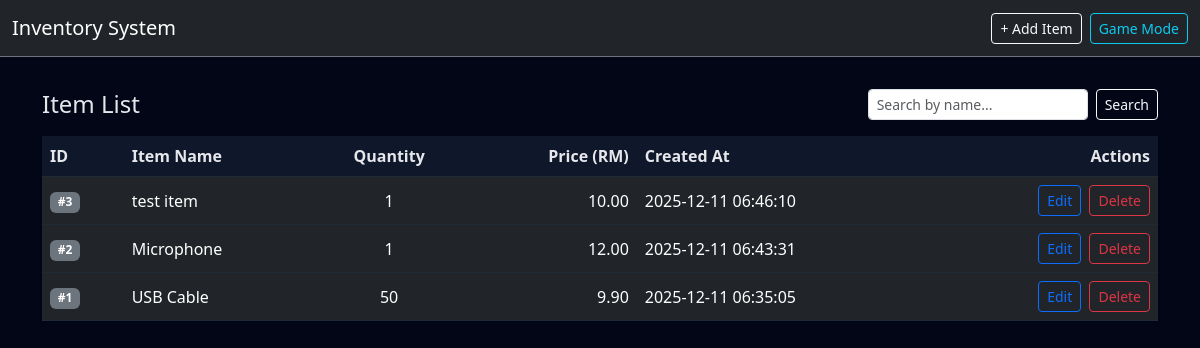
Page /normal/list_items.php on the committed database.
### tables this page shows
CREATE TABLE `items` (
  `id` int(11) NOT NULL,
  `item_name` varchar(100) NOT NULL,
  `quantity` int(11) NOT NULL,
  `price` decimal(10,2) NOT NULL,
  `category` varchar(50) DEFAULT NULL,
  `created_at` timestamp NOT NULL DEFAULT current_timestamp()
);

### normal/list_items.php (the view, shortened to what this page needs)
<?php
require_once __DIR__ . '/../db.php';
$search = isset($_GET['search']) ? trim($_GET['search']) : '';
$sql = "SELECT id, item_name, quantity, price, created_at
        FROM items";
$sql .= " ORDER BY id DESC";
$stmt = $conn->prepare($sql);
$stmt->execute();
$result = $stmt->get_result();
?>
<!DOCTYPE html>
<html lang="en">
<head>
  <link
    href="https://cdn.jsdelivr.net/npm/bootstrap@5.3.3/dist/css/bootstrap.min.css"
    rel="stylesheet"
  >
</head>
<body>
<nav class="navbar navbar-expand-lg navbar-dark bg-dark border-bottom border-secondary mb-3">
  <div class="container-fluid">
    <a class="navbar-brand" href="index.php">Inventory System</a>
    <div class="d-flex">
      <a class="btn btn-outline-light btn-sm me-2" href="add_item.php">+ Add Item</a>
      <a class="btn btn-outline-info btn-sm" href="../game/hub.php">Game Mode</a>
    </div>
  </div>
</nav>
<div class="container py-3">
  <div class="d-flex justify-content-between align-items-center mb-3">
    <h2 class="h4 mb-0">Item List</h2>
    <form class="d-flex" method="get">
      <input
        type="text"
        class="form-control form-control-sm me-2"
        name="search"
        placeholder="Search by name..."
        value="<?php echo htmlspecialchars($search); ?>"
      >
      <button class="btn btn-sm btn-outline-light" type="submit">Search</button>
    </form>
  </div>
  <div class="table-responsive shadow-sm">
    <table class="table table-dark table-hover align-middle mb-0">
      <thead>
        <tr>
          <th scope="col">ID</th>
          <th scope="col">Item Name</th>
          <th scope="col" class="text-center">Quantity</th>
          <th scope="col" class="text-end">Price (RM)</th>
          <th scope="col">Created At</th>
          <th scope="col" class="text-end">Actions</th>
        </tr>
      </thead>
      <tbody>
      <?php if ($result->num_rows > 0): ?>
        <?php while ($row = $result->fetch_assoc()): ?>
          <tr>
            <td>
              <span class="badge bg-secondary badge-id">#<?php echo $row['id']; ?></span>
            </td>
            <td><?php echo htmlspecialchars($row['item_name']); ?></td>
            <td class="text-center"><?php echo (int)$row['quantity']; ?></td>
            <td class="text-end"><?php echo number_format((float)$row['price'], 2); ?></td>
            <td><?php echo $row['created_at']; ?></td>
            <td class="text-end">
              <a href="edit_item.php?id=<?php echo $row['id']; ?>"
                 class="btn btn-sm btn-outline-primary me-1">
                Edit
              </a>
              <a href="delete_item.php?id=<?php echo $row['id']; ?>"
                 class="btn btn-sm btn-outline-danger"
                 onclick="return confirm('Delete this item?');">
                Delete
              </a>
            </td>
          </tr>
        <?php endwhile; ?>
      <?php endif; ?>
      </tbody>
    </table>
  </div>
</div>
</body>
</html>

### normal/list_items.php (style rules this page uses)
body { background: #020617; color: #e5e7eb; }
.table thead th { background: #0f172a; color: #e5e7eb; border-color: #1f2937; }
.table tbody tr { background: #020617; border-color: #1f2937; }
.badge-id { font-size: 0.75rem; }

### rows in the picture
items: id "3", item_name "test item", quantity "1", price "10.00", created_at "2025-12-11 06:46:10"
items: id "2", item_name "Microphone", quantity "1", price "12.00", created_at "2025-12-11 06:43:31"
items: id "1", item_name "USB Cable", quantity "50", price "9.90", created_at "2025-12-11 06:35:05"
